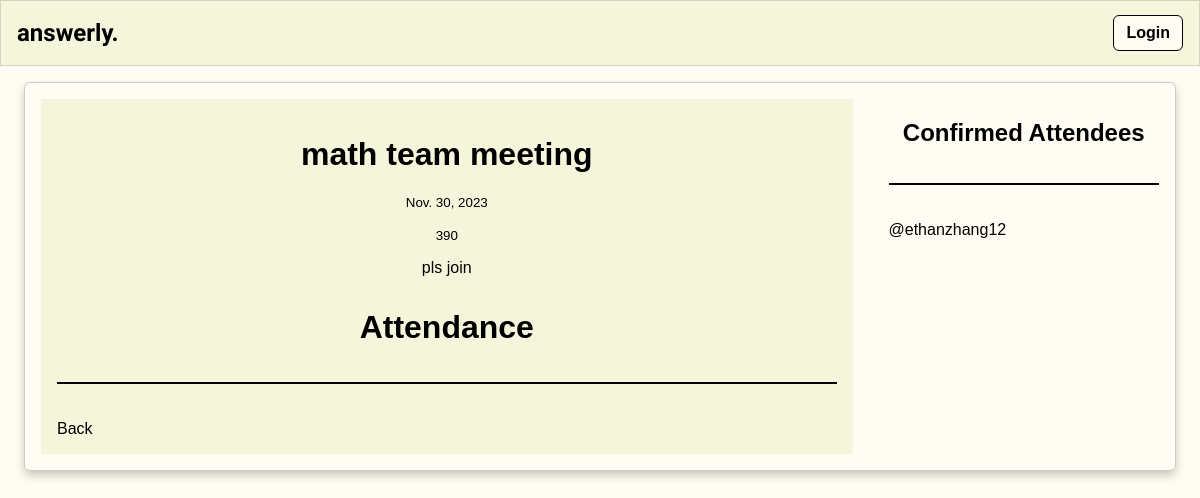
Screenshot of /event/14 with the database file from the repository.
### questions/models.py (models this page shows, shortened)
class Event(models.Model):
    title = models.CharField(max_length=200)
    host = models.ForeignKey(User, on_delete=models.SET_NULL, null=True)
    description = models.TextField(null=True, blank=True)
    date = models.DateField(default=datetime.date.today)
    location = models.CharField(max_length=200)

class EventResponse(models.Model):
    user = models.ForeignKey(User, on_delete=models.SET_NULL, null=True)
    event = models.ForeignKey(Event, on_delete=models.CASCADE, null=True)
    attending = models.BooleanField(null=True, blank=True)
    notattending = models.BooleanField(null=True, blank=True)

### questions/views.py (the view, shortened to what this page needs)
# urls.py: path('event/<str:pk>', event, name = 'event'),
def event(request, pk):
    event = Event.objects.get(id = pk)
    responses = EventResponse.objects.filter(event = event)
    attendees = responses.filter(attending = True)
    return render(request, 'questions/event.html', {'event': event, 'attendees': attendees})

### questions/templates/questions/event.html (shortened to what this page needs)
{% extends 'main.html' %}
{% block content %}
<div class="room-container">
    <div>
        <center>
            <h1>{{event.title}}</h1>
            <small>{{ event.date }}</small><br><br>
            <small>{{ event.location }}</small>
            <p>{{ event.description }}</p>
        </center>
        <div class="comment-wrapper">
            <center><h3>Attendance</h3></center>
            <hr>
            <a class="btn btn-outline-info mb-4" href="{% url 'questions:list-events'%}">Back</a>
    </div>
</div>
<div>
    <div>
        <h2>Confirmed Attendees</h2>
        <hr>
        {% for user in attendees %}
            <div>
                <p>@{{user.user.username}}</p>
            </div>
        {% endfor %}
    </div>
</div>
{% endblock content %}

### static/styles/main.css (style rules this page uses)
h3 { font-size: 2rem; }
a { color: #71c6dd; text-decoration: None; }
:root { --primary: #fffcf3; --secondary: #fff; --font-color: #000; --accent: #f5f5dc; }
body { color: var(--font-color); font-family: sans-serif; background: var(--primary); margin: 0; }
.room-container { margin: 1rem; padding: 1rem; display: grid; grid-template-columns: 3fr 1fr; gap: 2.25rem; border: 1px solid rgba(0, 0, 0, 0.2); border-radius: 6px; box-shadow: 0 5px 10px #0003; }
.room-container > div:first-child { padding: 1rem; background-color: var(--accent); }
h1, h2 { text-align: center; }
hr { height: 2px; margin: 2.25rem 0; border: none; background-color: var(--font-color); }
a { color: var(--font-color); text-decoration: none; }

### questions/templates/questions/event.html (style rules this page uses)
.room-container { display: grid; grid-template-columns: 3fr 1fr ; }

### rows the page displays
Event: title "math team meeting", date "Nov. 30, 2023", location "390", description "pls join"
EventResponse: user.username "ethanzhang12"
